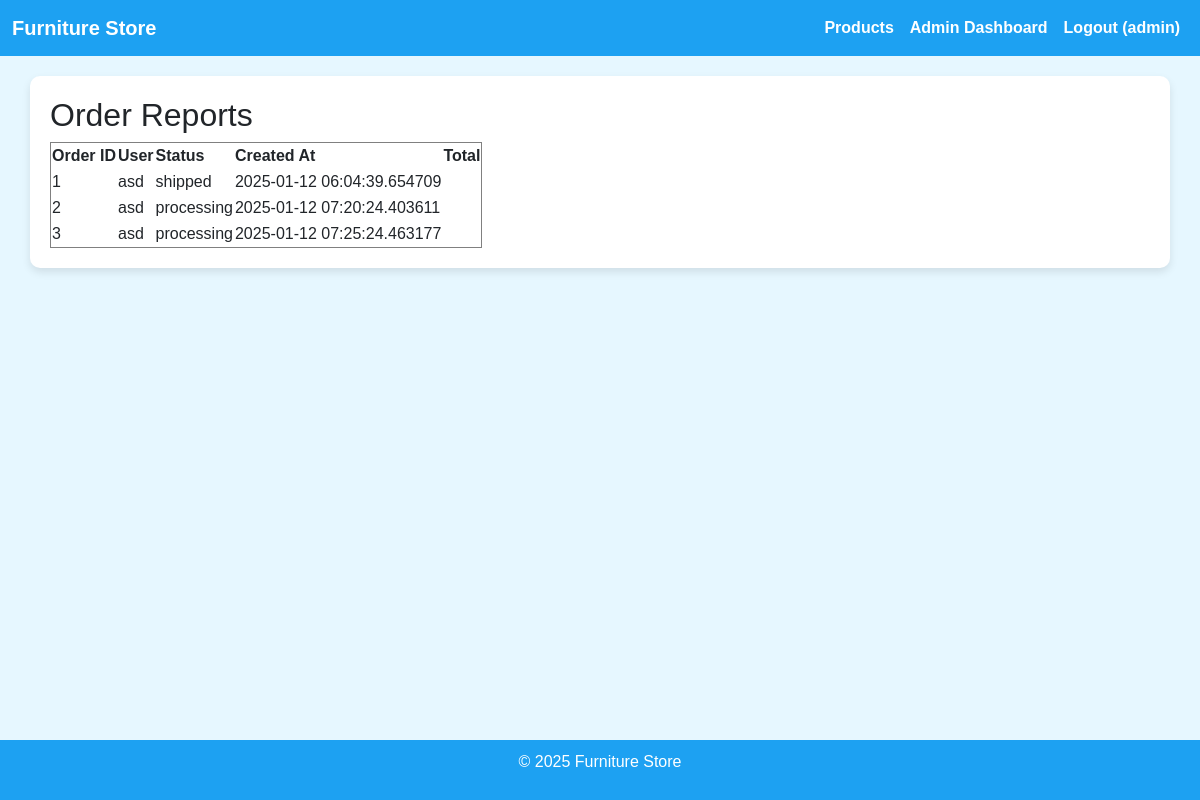
The app's page /admin/reports/orders (signed in) with its own data.
### app/models.py (models this page shows, shortened)
class User(UserMixin, db.Model):
    __tablename__ = 'users'
    id = db.Column(db.Integer, primary_key=True)
    username = db.Column(db.String(64), unique=True, nullable=False)
    email = db.Column(db.String(120), unique=True, nullable=False)
    password_hash = db.Column(db.String(128), nullable=False)
    role = db.Column(db.String(10), default='user')  # user/admin
    favorites = db.relationship('Product', secondary=favorites, backref='favorited_by')

class Order(db.Model):
    __tablename__ = 'orders'
    id = db.Column(db.Integer, primary_key=True)
    user_id = db.Column(db.Integer, db.ForeignKey('users.id'), nullable=False)
    status = db.Column(db.String(20), default='processing')
    created_at = db.Column(db.DateTime, default=datetime.utcnow)
    user = db.relationship('User', backref='orders')

### app/admin_routes.py (the view)
    def wrapper(*args, **kwargs):
        if not current_user.is_authenticated or current_user.role != 'admin':
            flash('Access denied: insufficient permissions.')
            return redirect(url_for('main_bp.index'))
        return func(*args, **kwargs)

### app/__init__.py (called while the page is built)
@login_manager.user_loader
def load_user(user_id):
    from .models import User
    return User.query.get(int(user_id))

### app/admin_routes.py (called while the page is built)
def admin_required(func):
    def wrapper(*args, **kwargs):
        if not current_user.is_authenticated or current_user.role != 'admin':
            flash('Access denied: insufficient permissions.')
            return redirect(url_for('main_bp.index'))
        return func(*args, **kwargs)
    wrapper.__name__ = func.__name__
    return wrapper

@admin_bp.route('/reports/orders')
@login_required
@admin_required
def order_reports():
    orders = Order.query.all()
    return render_template('admin_order_reports.html', orders=orders)

### app/templates/admin_order_reports.html
{% extends 'base.html' %}
{% block content %}
<h2>Order Reports</h2>
{% if orders %}
<table border="1">
  <tr>
    <th>Order ID</th>
    <th>User</th>
    <th>Status</th>
    <th>Created At</th>
    <th>Total</th>
  </tr>
  {% for o in orders %}
  <tr>
    <td>{{ o.id }}</td>
    <td>{{ o.user.username if o.user else 'No User' }}</td>
    <td>{{ o.status }}</td>
    <td>{{ o.created_at }}</td>
    <td>{{ o.total }}</td>
  </tr>
  {% endfor %}
</table>
{% else %}
<p>No orders yet.</p>
{% endif %}
{% endblock %}

### app/templates/base.html (shortened to what this page needs)
<!DOCTYPE html>
<html lang="en">
<head>
    <link rel="stylesheet" href="https://cdn.jsdelivr.net/npm/bootstrap@5.3.0/dist/css/bootstrap.min.css">
</head>
<body>
    <nav class="navbar navbar-expand-lg">
        <div class="container-fluid">
            <a class="navbar-brand" href="{{ url_for('main_bp.index') }}">Furniture Store</a>
            <div class="collapse navbar-collapse" id="navbarNav">
                <ul class="navbar-nav ms-auto">
                    <li class="nav-item">
                        <a class="nav-link" href="{{ url_for('main_bp.product_list') }}">Products</a>
                    </li>
                    {% if current_user.is_authenticated %}
                        {% if current_user.role == 'admin' %}
                            <li class="nav-item">
                                <a class="nav-link" href="{{ url_for('admin_bp.dashboard') }}">Admin Dashboard</a>
                            </li>
                        {% endif %}
                        <li class="nav-item">
                            <a class="nav-link" href="{{ url_for('main_bp.logout') }}">Logout ({{ current_user.username }})</a>
                        </li>
                    {% endif %}
                </ul>
            </div>
        </div>
    </nav>
    <div class="container">
        {% block content %}{% endblock %}
    </div>
    <footer>
        <p>&copy; 2025 Furniture Store</p>
    </footer>
</body>
</html>

### app/templates/base.html (style rules this page uses)
body { background-color: #e6f7ff; font-family: Arial, sans-serif; }
.navbar { background-color: #1da1f2; }
.navbar-brand, .nav-link { color: white !important; font-weight: bold; }
.container { margin-top: 20px; background-color: white; border-radius: 10px; box-shadow: 0 4px 8px rgba(0, 0, 0, 0.1); padding: 20px; }
footer { background-color: #1da1f2; color: white; text-align: center; padding: 10px; position: fixed; bottom: 0; width: 100%; }

### records on screen
User: username "admin"
Order: id "1", user "asd", status "shipped", created_at "2025-01-12 06:04:39.654709"
Order: id "2", user "asd", status "processing", created_at "2025-01-12 07:20:24.403611"
Order: id "3", user "asd", status "processing", created_at "2025-01-12 07:25:24.463177"
